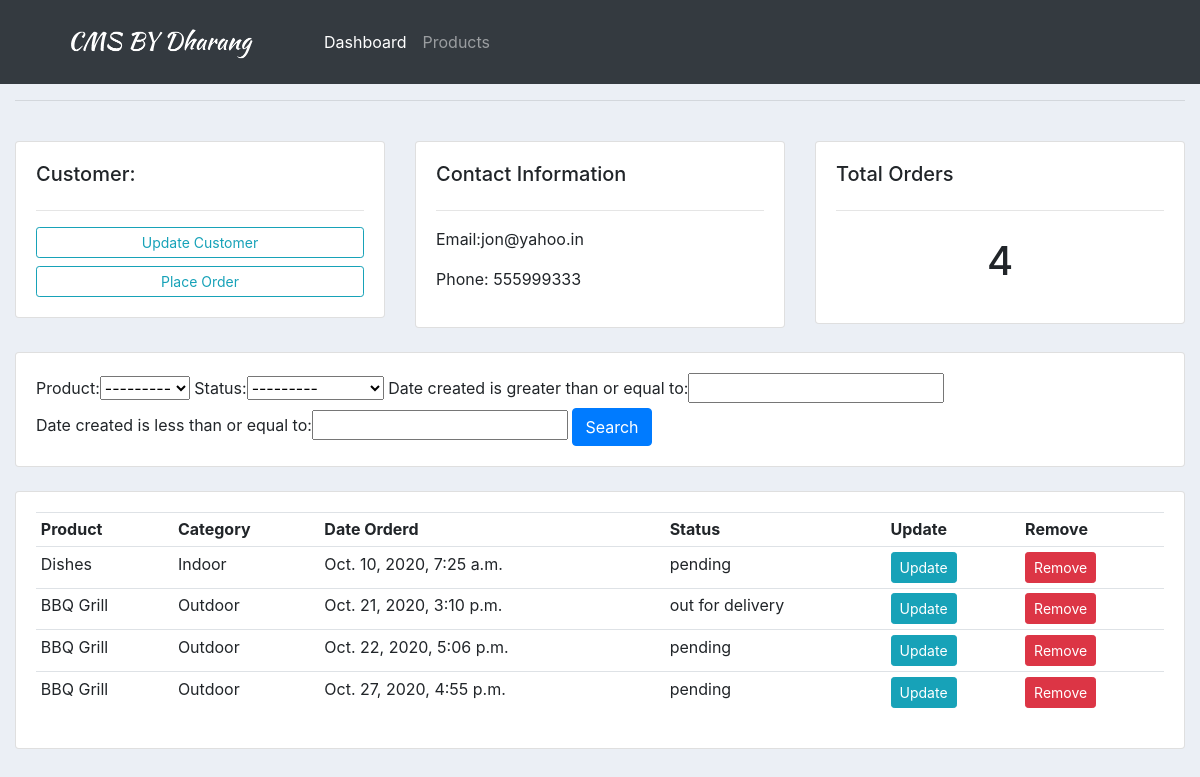
The app's page /customer/1, older data.
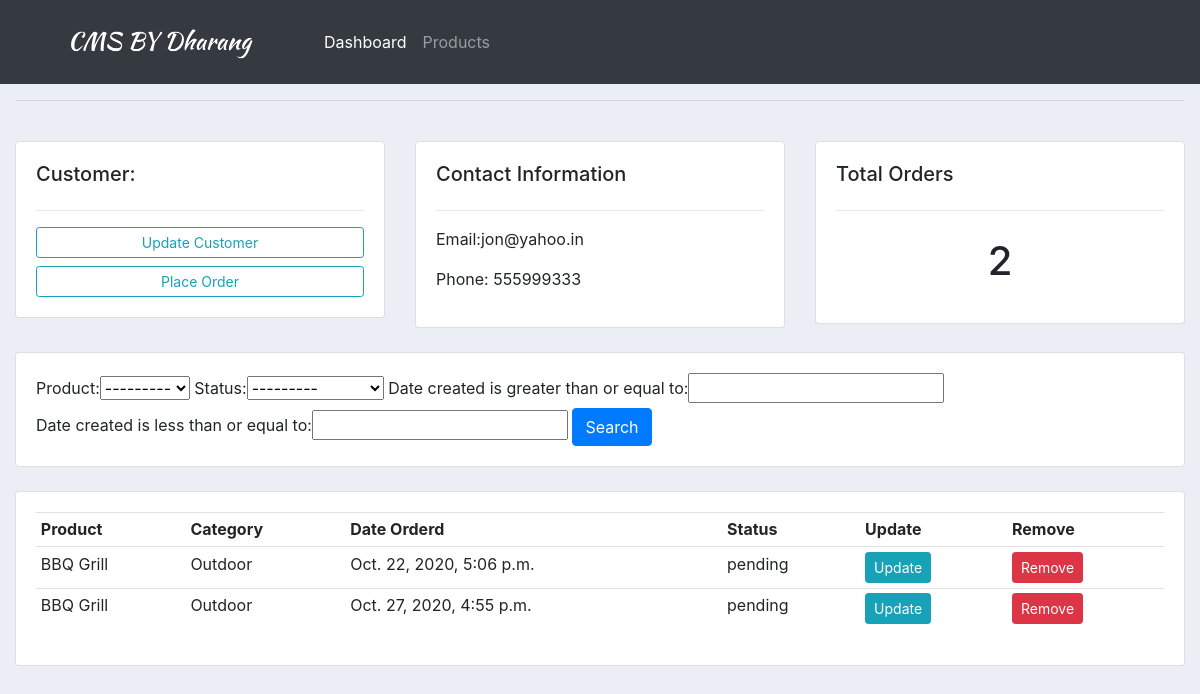
The same page, newer data.
### accounts/models.py (models this page shows, shortened)
class Customer(models.Model):
    name = models.CharField(max_length=200,null=True)
    phone = models.CharField(max_length=200,null=True)
    email = models.CharField(max_length=200,null=True)
    date_created = models.DateTimeField(auto_now_add=True)

class Orders(models.Model):
    STATUS = (
        ('pending','pending'),
        ('out for delivery','out for delivery'),
        ('delivered','delivered'),
             )
    customer = models.ForeignKey(Customer,on_delete=models.SET_NULL,null=True)
    product = models.ForeignKey(Products,on_delete=models.SET_NULL,null=True)
    date_created = models.DateTimeField(auto_now_add=True)
    status = models.CharField(max_length=200,null=True,choices=STATUS)

class Products(models.Model):
    CATAGORY = (
        ('Indoor','Indoor'),
        ('Outdoor','Outdoor'),
                )
    name = models.CharField(max_length=200,null=True)
    category = models.CharField(max_length=200,null=True,choices=CATAGORY)
    price = models.FloatField(null=True)
    description = models.CharField(max_length=200,null=True,blank=True)
    date_created = models.DateTimeField(auto_now_add=True)
    tags = models.ManyToManyField(Tag)
    def __str__(self):
        return self.name

### accounts/views.py (the view)
# urls.py: path('customer/<str:pk>', views.customer, name='customer' ),
def customer(request,pk):
    customer = Customer.objects.get(id=pk)
    orders = customer.orders_set.all()
    order_count = orders.count()
    myFilter = OrderFilter(request.GET,queryset=orders)
    orders = myFilter.qs
    context = {'customer': customer,'orders': orders,'myFilter':myFilter}
    return render(request, 'accounts/customer.html', context )

### accounts/templates/accounts/customer.html
{% extends 'accounts/main.html' %}
{% block content %}
<br>
<div class="row">
	<div class="col-md">
		<div class="card card-body">
			<h5>Customer:</h5>
			<hr>
			<a class="btn btn-outline-info  btn-sm btn-block" href="">Update Customer</a>
			<a class="btn btn-outline-info  btn-sm btn-block" href="{% url 'create_order' customer.id %}">Place Order</a>
		</div>
	</div>
	<div class="col-md">
		<div class="card card-body">
			<h5>Contact Information</h5>
			<hr>
			<p>Email:{{ customer.email }} </p>
			<p>Phone: {{ customer.phone }}</p>
		</div>
	</div>
	<div class="col-md">
		<div class="card card-body">
			<h5>Total Orders</h5>
			<hr>
			<h1 style="text-align: center;padding: 10px">{{ orders.count }}</h1>
		</div>
	</div>
</div>
<br>
<div class="row">
	<div class="col">
		<div class="card card-body">
			<form method="get">
				{{myFilter.form}}
		    <button class="btn btn-primary" type="submit">Search</button>
		  </form>
		</div>
	</div>
</div>
<br>
<div class="row">
	<div class="col-md">
		<div class="card card-body">
			<table class="table table-sm">
				<tr>
					<th>Product</th>
					<th>Category</th>
					<th>Date Orderd</th>
					<th>Status</th>
					<th>Update</th>
					<th>Remove</th>
				</tr>
				{% for i in orders %}
					<tr>
						<td>{{i.product}}</td>
						<td>{{i.product.category}}</td>
						<td>{{i.date_created}}</td>
						<td>{{i.status}}</td>
						<td><a class="btn btn-sm btn-info" href="{% url 'update_order' i.id %}">Update</a></td>
						<td><a class="btn btn-sm btn-danger" href="{% url 'delete_order' i.id %}">Remove</a></td>
					</tr>
				{% endfor %}
			</table>
		</div>
	</div>
</div>
{% endblock content %}

### accounts/templates/accounts/main.html (shortened to what this page needs)
{% load static %}
<!DOCTYPE html>
<html lang="en">
<head>
	<link rel="stylesheet" href="https://stackpath.bootstrapcdn.com/bootstrap/4.5.2/css/bootstrap.min.css">
	<link rel="stylesheet" type="text/css" href="{% static '/css/main.css' %}">
</head>
<body>
    {% include 'accounts/navbar.html' %}
    <div class="container-fluid">
    <hr>
    {% block content %}{% endblock %}
    </div>
</body>
</html>

### accounts/templates/accounts/navbar.html (shortened to what this page needs)
{% load static %}
<nav class="navbar navbar-expand-lg navbar-dark bg-dark">
    <img src="{% static 'images/logo2.png' %}" alt="" id="logo">
    <div class="collapse navbar-collapse" id="navbarNavAltMarkup">
      <div class="navbar-nav">
        <a class="nav-link active" href="{% url 'home' %}">Dashboard</a>
        <a class="nav-link" href="{% url 'products' %}">Products</a>
      </div>
    </div>
  </nav>

### static/css/main.css (style rules this page uses)
#logo { width: 300px; margin-top: 10px; }
body { background-color: #ebeff5; }
.navbar { padding-bottom: 0px !important; padding-top: 0px !important; }

Row changes from the older to the newer data that the page shows:
removed Orders: product "Dishes", product.category "Indoor", date_created "Oct. 10, 2020, 7:25 a.m.", status "pending"
removed Orders: product "BBQ Grill", product.category "Outdoor", date_created "Oct. 21, 2020, 3:10 p.m.", status "out for delivery"
Text that changed along with them:
{{ orders.count }}: "4" → "2"
